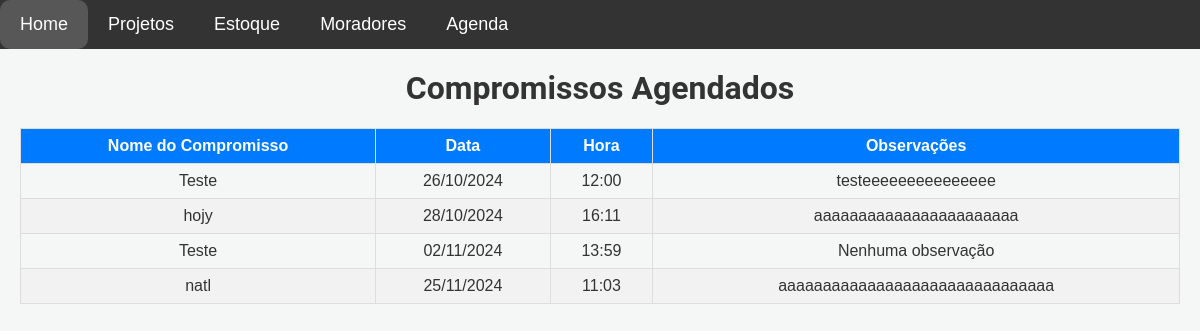
The page /compromissos on the database its author committed.
### models.py (models this page shows)
class Compromisso(db.Model):
    __tablename__ = 'compromissos'
    id = db.Column(db.Integer, primary_key=True)
    nome_compromisso = db.Column(db.String(100), nullable=False)
    data = db.Column(db.Date, nullable=False)
    hora = db.Column(db.Time, nullable=False)
    observacoes = db.Column(db.Text, nullable=True)
    data_criacao = db.Column(db.DateTime, default=datetime.utcnow)

### app.py (the view)
@app.route('/compromissos', methods=['GET'])
def listar_compromissos():
    compromissos = Compromisso.query.order_by(Compromisso.data, Compromisso.hora).all()
    return render_template('listar_compromissos.html', compromissos=compromissos)

### templates/listar_compromissos.html (shortened to what this page needs)
{% extends 'base.html' %}
{% block content %}
<div class="pagina-compromissos">
    <h1 class="text-center">Compromissos Agendados</h1>
    <table class="compromissos-table">
        <thead>
            <tr>
                <th>Nome do Compromisso</th>
                <th>Data</th>
                <th>Hora</th>
                <th>Observações</th>
            </tr>
        </thead>
        <tbody>
            {% for compromisso in compromissos %}
            <tr>
                <td>{{ compromisso.nome_compromisso }}</td>
                <td>{{ compromisso.data.strftime('%d/%m/%Y') }}</td>
                <td>{{ compromisso.hora.strftime('%H:%M') }}</td>
                <td>{{ compromisso.observacoes or 'Nenhuma observação' }}</td>
            </tr>
            {% else %}
            <tr>
                <td colspan="4" class="text-center">Nenhum compromisso agendado.</td>
            </tr>
            {% endfor %}
        </tbody>
    </table>
</div>
{% endblock %}

### static/css/style.css (style rules this page uses)
body { font-family: 'Roboto', sans-serif; background-color: #f4f7f6; margin: 0; padding: 0; color: #333; }
h1, h3 { text-align: center; margin-top: 0; }
.text-center { text-align: center; }
.pagina-compromissos .compromissos-table { width: 100%; border-collapse: collapse; margin-top: 20px; font-family: Arial, sans-serif; text-align: center; }
.pagina-compromissos .compromissos-table th, .pagina-compromissos .compromissos-table td { border: 1px solid #ddd; padding: 8px; }
.pagina-compromissos .compromissos-table th { background-color: #007bff; color: white; font-weight: bold; }
.pagina-compromissos .compromissos-table tr:nth-child(even) { background-color: #f2f2f2; }
.pagina-compromissos .compromissos-table td { padding: 12px; font-size: 16px; }

### rows shown on the page
Compromisso: nome_compromisso "Teste", data "26/10/2024", hora "12:00", observacoes "testeeeeeeeeeeeeeee"
Compromisso: nome_compromisso "hojy", data "28/10/2024", hora "16:11", observacoes "aaaaaaaaaaaaaaaaaaaaaaa"
Compromisso: nome_compromisso "Teste", data "02/11/2024", hora "13:59", observacoes "Nenhuma observação"
Compromisso: nome_compromisso "natl", data "25/11/2024", hora "11:03", observacoes "aaaaaaaaaaaaaaaaaaaaaaaaaaaaaaa"
